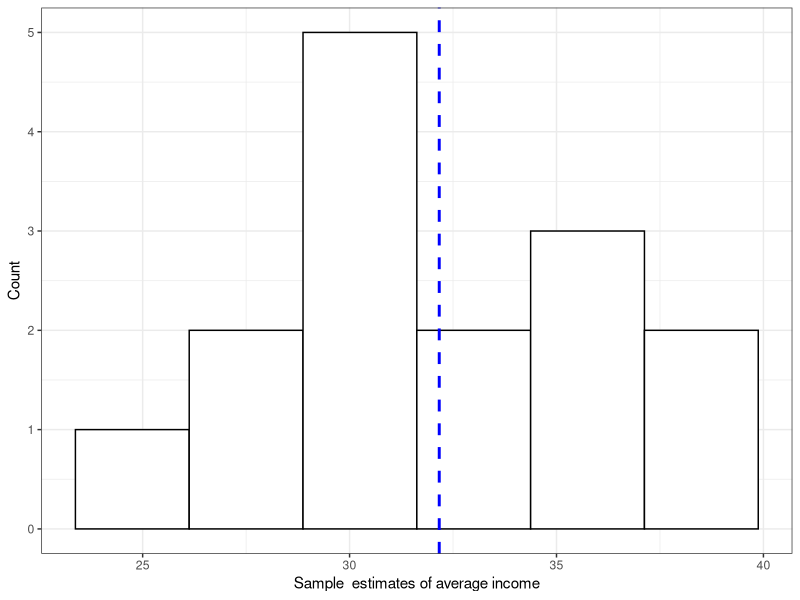
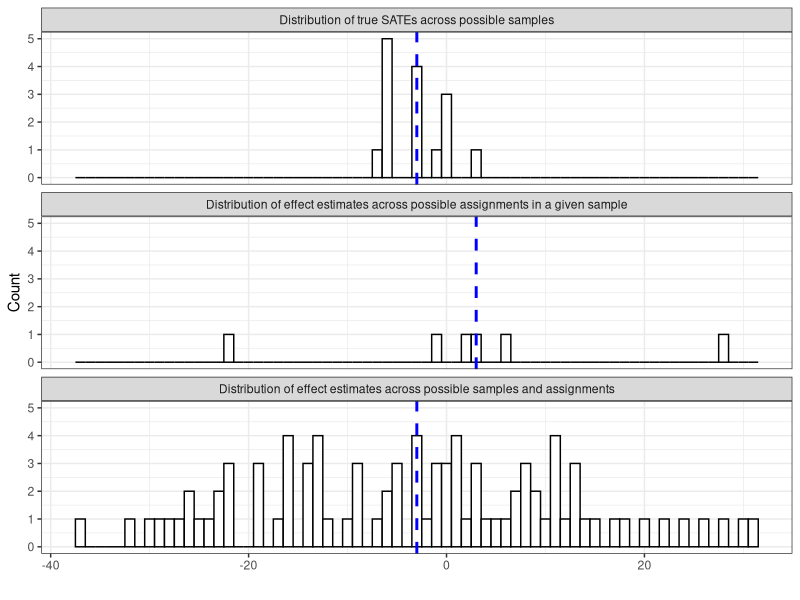

Here is the R script that generated these plots, in order:
## ---- chunk 1

library(utils)
library(ggplot2)
library(dplyr)
library(reshape2)
library(knitr)
library(kableExtra)
id <- c(1,2,3,4,5,6)
income <- c(25,18,33, 22,50, 45)

data <- data.frame(Income = income)
data <- t(data)
rownames(data) <- "Income (in 1000 USD)"
knitr::kable(data, col.names = id, row.names = T) %>%   
  kable_styling(full_width = F)

## ---- chunk 2
possible_samples <- combn(c(1:6), 4)

estimates <- sapply(1:ncol(possible_samples), function(x) mean(income[possible_samples[,x]]))

plot_data <- data.frame(estimates = estimates)

  

ggplot(plot_data, aes(x = estimates)) + 
  geom_histogram(bins = 6, fill = "white", color = "black") + 
  theme_bw() + xlab("Sample  estimates of average income") + 
  ylab("Count") +
  geom_vline(aes(xintercept=mean(estimates)),
            color="blue", linetype="dashed", size=1)
  

## ---- chunk 3

id <-  c(1,2,3,4,5,6)
income <- c(25,18,33, 22,50, 45)
tau <- c(2, -10, -20, 2, 3, 5)
income_1 <- income + tau


table_data <- cbind(income,income_1, tau)
additional_row  <- c(round(mean(income),2), round(mean(income_1),2), mean(tau))
table_data <- rbind(table_data, additional_row)

rownames(table_data) <- c(id, "Mean")
knitr::kable(table_data,
             row.names = T,
             col.names = c("Y0", "Y1", "Y1 - Y0")) %>%   
  kable_styling(full_width = F)


## ---- chunk 4

complete_data <- data.frame(id = id,
                            Y0 = income,
                            Y1 = income_1,
                            tau = tau)

possible_samples <- combn(c(1:6), 4)

possible_assignments <- combn(c(1:4), 2)

getZ <- function(x) {
  Z <- rep(0,4)
  Z[x] <- 1
  return(Z)
}

possible_assignments <- apply(possible_assignments,2, getZ)


getSATE <- function(s, data){
  sample <- data %>%
    dplyr::filter(id %in% s)
  
  sate <- mean(sample$tau)
  return(sate)
}

sampling_dist_SATE <- apply(possible_samples, 2, getSATE, data = complete_data)

sampling_dist_SATE <- data.frame(unit_id = rep(NA, length(sampling_dist_SATE)),
                                 sample = 1:length(sampling_dist_SATE),
                                 value = sampling_dist_SATE,
                                 label = "Distribution of true SATEs across possible samples")

getSATE_hat <- function(Z, s, data){
  sample <- data %>%
    dplyr::filter(id %in% s)
  sate_hat <- mean(sample$Y1[Z == 1]) - mean(sample$Y0[Z == 0])
  return(sate_hat)
}


result <- vector(mode="list", ncol(possible_samples))

for(i in 1:ncol(possible_samples)) {
  result[[i]] <- rep(NaN,ncol(possible_assignments))
  for(j in 1:ncol(possible_assignments)) {
    
    sate_hat <- getSATE_hat(Z = possible_assignments[,j],
                            s = possible_samples[, i],
                            data = complete_data)
    
    result[[i]][j] <- sate_hat
  }
}

plot_data <- result %>%
  do.call(cbind,.) %>%
  melt()


names(plot_data) <- c("unit_id", "sample", "value")

plot_data$label <- "Distribution of effect estimates across possible samples and assignments"

specific_sample <- plot_data %>% filter(sample == 10)

specific_sample$label = "Distribution of effect estimates across possible assignments in a given sample"

plot_data <- rbind(specific_sample, sampling_dist_SATE,plot_data)

data_summarized <- plot_data %>% group_by(label) %>% dplyr::summarize(mean_value = mean(value))

plot_data$label <- factor(plot_data$label, levels = c("Distribution of true SATEs across possible samples",
                                                      "Distribution of effect estimates across possible assignments in a given sample",
                                                      "Distribution of effect estimates across possible samples and assignments"))

data_summarized$label <- factor(data_summarized$label, levels = c("Distribution of true SATEs across possible samples",
                                                                  "Distribution of effect estimates across possible assignments in a given sample",
                                                                  "Distribution of effect estimates across possible samples and assignments"))

ggplot(plot_data, aes(x = value)) + 
  geom_histogram(binwidth = 1, fill = "white", color = "black") + 
  theme_bw() + xlab("") + 
  ylab("Count") +
  facet_wrap(.~label, ncol = 1)+
  geom_vline(data = data_summarized, aes(xintercept=mean_value),
             color="blue", linetype="dashed", size=1) 
